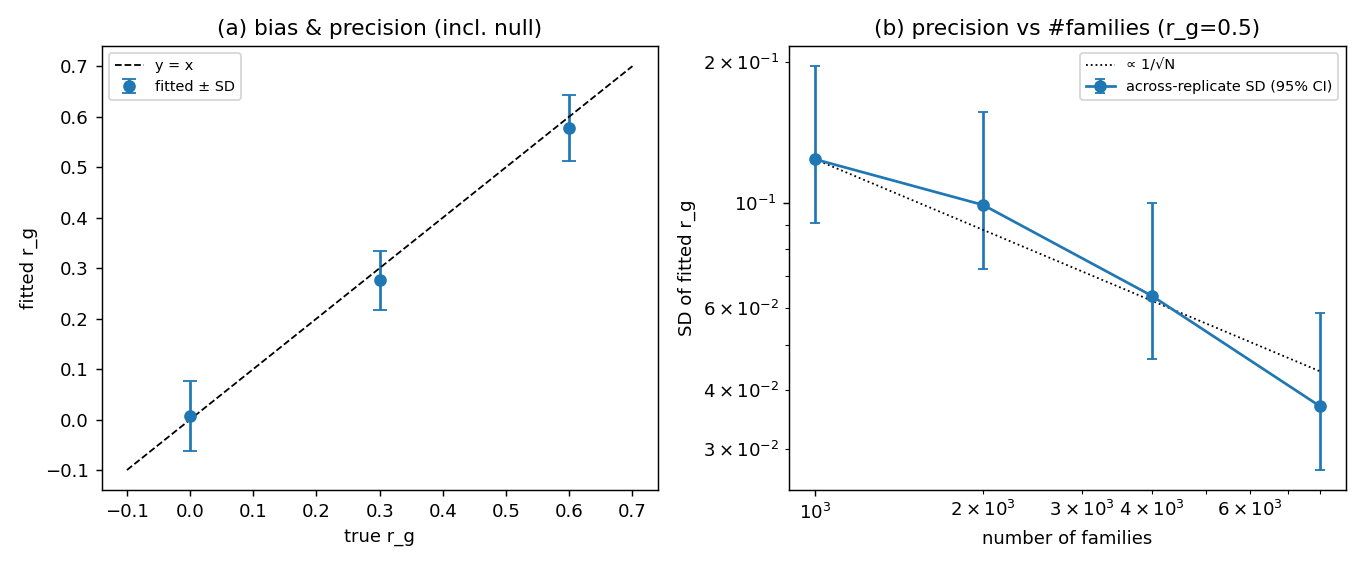

The Python source for this figure:
"""Genetic-correlation inference: does `fit_genetic_correlation` recover r_g?

`fit_genetic_correlation` estimates the genetic correlation between traits from
family case/control data by a cross-trait Haseman–Elston regression (the
multi-trait analogue of `fit_heritability`). As for the single-trait fits, the
properties that matter are **bias** and **across-dataset sampling variability**,
so this benchmark fits many independent simulated two-trait cohorts and reads the
spread of the fitted r_g as its sampling distribution. It reports:

  (a) **bias & precision vs true r_g** — including the **null (r_g = 0 with a
      non-zero phenotypic correlation)**, which must not manufacture a genetic
      correlation;
  (b) **precision vs #families** — the across-replicate SD of r_g as N grows.

Ground truth is the simulator's genetic-correlation matrix.

    python benchmarks/bench_genetic_correlation.py
    python benchmarks/bench_genetic_correlation.py --reps 40 --n-fam 4000
Writes bench_genetic_correlation.csv (+ .png if matplotlib is present).
"""

import os
import csv
import time
import argparse

import numpy as np
from scipy.stats import chi2

from _common import get_plt
from ltpred.covariance import construct_covmat_multi, correct_positive_definite
from ltpred.thresholds import liability_threshold
from ltpred.family import Family, Member
from ltpred.fit import fit_genetic_correlation

HERE = os.path.dirname(os.path.abspath(__file__))

FAM = ["m", "f", "s1", "s2"]
H2 = [0.5, 0.4]
RP_OFFDIAG = 0.2                       # phenotypic (full-liability) correlation


def _sd_ci(sd, reps, alpha=0.05):
    """Normal-theory confidence interval for an across-replicate SD."""
    df = reps - 1
    return (sd * np.sqrt(df / chi2.ppf(1.0 - alpha / 2.0, df)),
            sd * np.sqrt(df / chi2.ppf(alpha / 2.0, df)))


def simulate_two_trait(fam_vec, h2_vec, rg_val, rp_val, n_fam, prev, seed):
    """Two-trait families under the LTM; each member gets one interval per trait."""
    P = len(h2_vec)
    rg = np.array([[1.0, rg_val], [rg_val, 1.0]])
    rp = np.array([[1.0, rp_val], [rp_val, 1.0]])
    cov = construct_covmat_multi(fam_vec=fam_vec, add_ind=True, genetic_corrmat=rg,
                                 full_corrmat=rp, h2_vec=np.asarray(h2_vec, float))
    roles = cov.roles
    k = len(roles) // P
    fam_roles = roles[:k]
    Sig, _ = correct_positive_definite(cov.matrix)
    rng = np.random.default_rng(seed)
    liab = rng.multivariate_normal(np.zeros(len(roles)), Sig, size=n_fam)
    t = [float(liability_threshold(prev[p])) for p in range(P)]
    obs = [r for r in fam_roles if r != "g"]
    fams = []
    for i in range(n_fam):
        members = []
        for r in obs:
            lo, hi = [], []
            for p in range(P):
                case = liab[i, p * k + fam_roles.index(r)] > t[p]
                lo.append(t[p] if case else -np.inf)
                hi.append(np.inf if case else t[p])
            members.append(Member(role=r, lower=lo, upper=hi))
        fams.append(Family(fam_id=i, members=members))
    return fams


def fit_replicates(rg_val, n_fam, prev, reps, seed0, n_iter, burn_in):
    fitted = np.empty(reps)
    for r in range(reps):
        fams = simulate_two_trait(FAM, H2, rg_val, RP_OFFDIAG, n_fam, (prev, prev),
                                  seed0 + r)
        res = fit_genetic_correlation(fams, n_iter=n_iter, burn_in=burn_in,
                                      seed=seed0 + 100_000 + r)
        fitted[r] = res.rg[0, 1]
    return fitted


def main():
    ap = argparse.ArgumentParser()
    ap.add_argument("--rg", type=float, nargs="+", default=[0.0, 0.3, 0.6])
    ap.add_argument("--n-fam", type=int, default=3000)
    ap.add_argument("--sizes", type=int, nargs="+", default=[1000, 2000, 4000, 8000])
    ap.add_argument("--prev", type=float, default=0.1)
    ap.add_argument("--reps", type=int, default=25)
    ap.add_argument("--reps-scaling", type=int, default=15)
    ap.add_argument("--n-iter", type=int, default=800)
    ap.add_argument("--burn-in", type=int, default=250)
    ap.add_argument("--seed", type=int, default=200)
    args = ap.parse_args()

    fit_genetic_correlation(simulate_two_trait(FAM, H2, 0.5, 0.2, 60, (0.1, 0.1), 0),
                            n_iter=20, burn_in=5)   # warm JIT

    rows = []

    # (a) bias & precision vs true r_g (incl null) ------------------------------
    print("== (a) bias & precision vs true r_g (n_fam=%d, h2=%s, r_p=%.1f) =="
          % (args.n_fam, H2, RP_OFFDIAG))
    panel_a = []
    for rg in args.rg:
        t0 = time.time()
        fitted = fit_replicates(rg, args.n_fam, args.prev, args.reps, args.seed,
                                args.n_iter, args.burn_in)
        bias = float(fitted.mean() - rg)
        sd = float(fitted.std(ddof=1))
        panel_a.append(dict(rg=rg, bias=bias, sd=sd))
        rows.append(dict(panel="bias_precision", rg=rg, n_fam=args.n_fam,
                         bias=bias, sd=sd, reps=args.reps))
        tag = " (null)" if rg == 0.0 else ""
        print(f"  r_g={rg:.1f}{tag} | fitted={fitted.mean():+.3f}  bias={bias:+.3f}  "
              f"SD={sd:.3f}  [{time.time()-t0:.0f}s]")

    # (b) precision vs #families (r_g=0.5) --------------------------------------
    print("== (b) precision (SD of r_g) vs #families (r_g=0.5) ==")
    panel_b = []
    for n in args.sizes:
        fitted = fit_replicates(0.5, n, args.prev, args.reps_scaling, args.seed + 1000,
                                args.n_iter, args.burn_in)
        sd = float(fitted.std(ddof=1))
        panel_b.append(dict(n_fam=n, sd=sd, reps=args.reps_scaling))
        rows.append(dict(panel="scaling", rg=0.5, n_fam=n,
                         bias=float(fitted.mean() - 0.5), sd=sd, reps=args.reps_scaling))
        print(f"  n_fam={n:5d} | SD={sd:.3f}")

    write_csv(rows)
    plot(panel_a, panel_b)
    print("\nwrote bench_genetic_correlation.csv and bench_genetic_correlation.png")


def write_csv(rows):
    fields = ["panel", "rg", "n_fam", "bias", "sd", "reps"]
    path = os.path.join(HERE, "bench_genetic_correlation.csv")
    with open(path, "w", newline="") as fh:
        w = csv.DictWriter(fh, fieldnames=fields, lineterminator="\n")
        w.writeheader()
        w.writerows([{k: r.get(k, "") for k in fields} for r in rows])


def plot(panel_a, panel_b):
    plt = get_plt()
    if plt is None:
        return
    fig, ax = plt.subplots(1, 2, figsize=(10.5, 4.4))
    rg = [r["rg"] for r in panel_a]
    fitted = [r["rg"] + r["bias"] for r in panel_a]
    sd = [r["sd"] for r in panel_a]
    ax[0].errorbar(rg, fitted, yerr=sd, fmt="o", capsize=4, label="fitted ± SD")
    lim = [min(rg) - 0.1, max(rg) + 0.1]
    ax[0].plot(lim, lim, "k--", lw=1, label="y = x")
    ax[0].set_xlabel("true r_g")
    ax[0].set_ylabel("fitted r_g")
    ax[0].set_title("(a) bias & precision (incl. null)")
    ax[0].legend(fontsize=8)
    n = np.array([r["n_fam"] for r in panel_b], float)
    sdb = np.array([r["sd"] for r in panel_b])
    ci = np.array([_sd_ci(r["sd"], r["reps"]) for r in panel_b])
    ax[1].errorbar(n, sdb, yerr=np.vstack([sdb - ci[:, 0], ci[:, 1] - sdb]),
                   fmt="-o", capsize=3, label="across-replicate SD (95% CI)")
    ref = sdb[0] * np.sqrt(n[0] / n)
    ax[1].plot(n, ref, "k:", lw=1, label="∝ 1/√N")
    ax[1].set_xscale("log"); ax[1].set_yscale("log")
    ax[1].set_xlabel("number of families")
    ax[1].set_ylabel("SD of fitted r_g")
    ax[1].set_title("(b) precision vs #families (r_g=0.5)")
    ax[1].legend(fontsize=8)
    fig.tight_layout()
    fig.savefig(os.path.join(HERE, "bench_genetic_correlation.png"), dpi=130)


if __name__ == "__main__":
    main()
